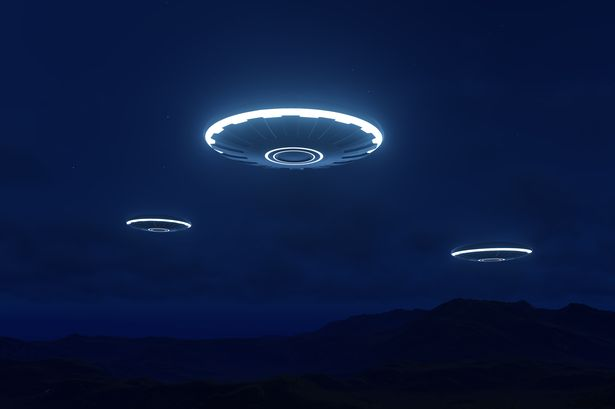
#> input picture ufo.jpg, 615 x 409 px
$ python tugas3.py
#> lines starting #> are read from the running program, lines starting #| are printed output that depends on the picture
import cv2

def rgb_to_gray(image_path):
  image = cv2.imread(image_path)

  if image is None:
    print("Gagal membaca gambar.")
    return None

  gray_image = cv2.cvtColor(image, cv2.COLOR_BGR2GRAY)
  return gray_image

def main():
    image_path = 'ufo.jpg'
    original_image = cv2.imread(image_path)
#> original_image is the input picture: shape (409, 615, 3); mean B, G, R 63.9, 26.6, 11

    if original_image is None:
      print("Gagal membaca gambar asli.")
      return

    gray_image = rgb_to_gray(image_path)
#> in rgb_to_gray, `gray_image = cv2.cvtColor(image, cv2.COLOR_BGR2GRAY)`:
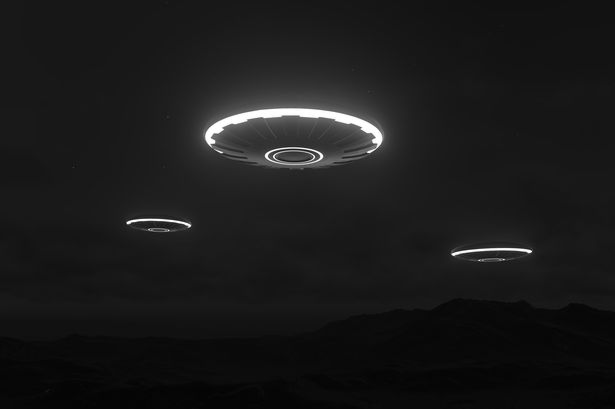
#> gray_image: shape (409, 615); min 2, max 255, mean 26.2

    if gray_image is None:
      return

    cv2.imshow('CITRA ASLI', original_image)
    cv2.imshow('CITRA HASIL KONVERSI TRUE COLOR TO GRAY', gray_image)
    cv2.waitKey(0)
    cv2.destroyAllWindows()

if __name__ == "__main__":
  main()
